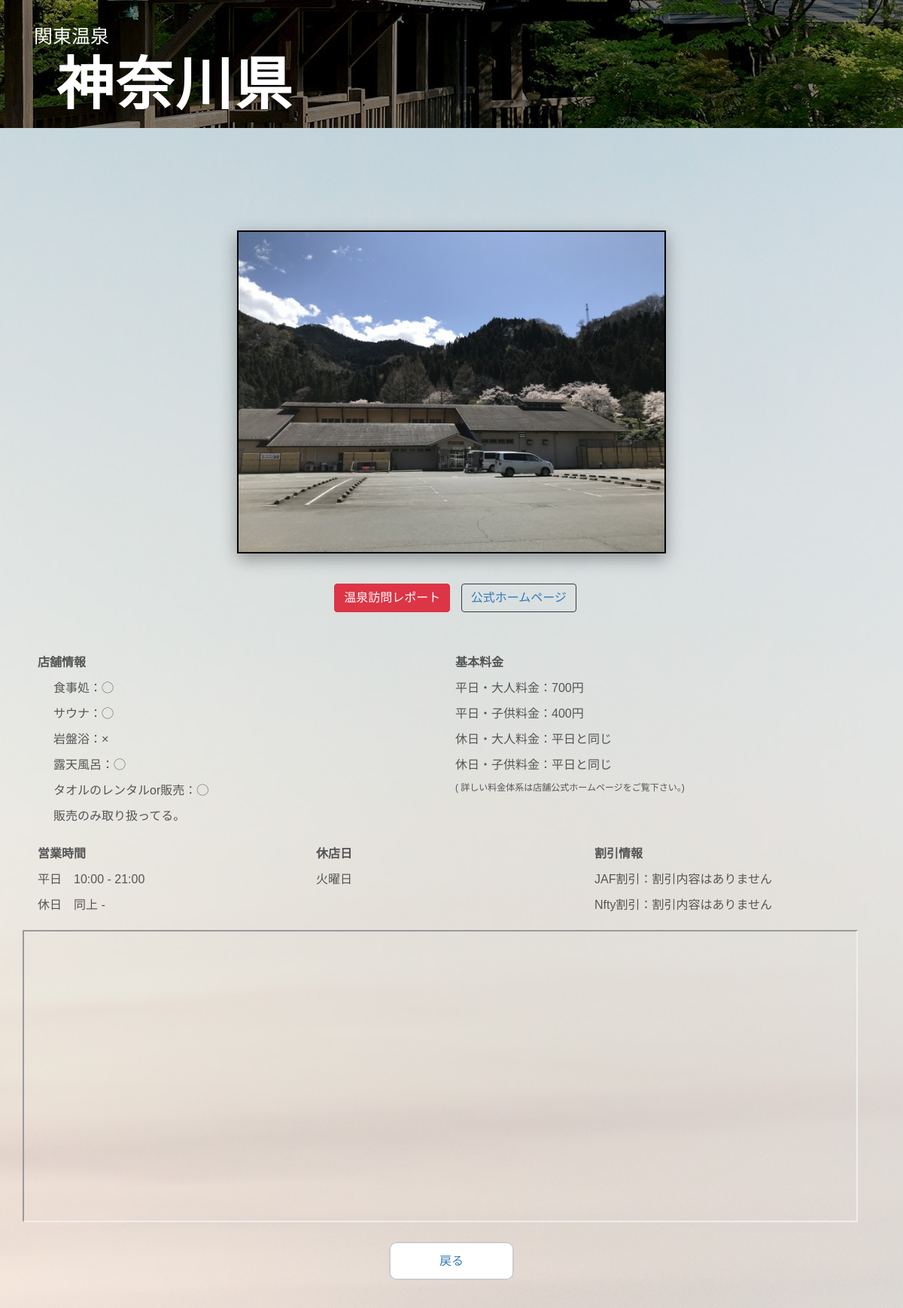
Screenshot of /detail.php?id=1 with the database file from the repository.
### tables this page shows
CREATE TABLE `onsen` (
  `id` int(11) NOT NULL,
  `name` varchar(1000) DEFAULT NULL,
  `map` varchar(1000) DEFAULT NULL,
  `picture_id` int(10) DEFAULT NULL,
  `prefecture` varchar(10) DEFAULT NULL,
  `p_id` int(10) DEFAULT NULL,
  `adress` varchar(1000) DEFAULT NULL,
  `eat` varchar(10) DEFAULT NULL,
  `sauna` varchar(10) DEFAULT NULL,
  `towel` varchar(10) DEFAULT NULL,
  `towel_text` varchar(50) DEFAULT NULL,
  `hot_stone` varchar(10) DEFAULT NULL,
  `open_bath` varchar(10) DEFAULT NULL,
  `time_opne` time(1) DEFAULT NULL,
  `time_close` time(1) DEFAULT NULL,
  `w_time_opne` time(1) DEFAULT NULL,
  `w_time_close` time(1) DEFAULT NULL,
  `h_time_opne` time(1) DEFAULT NULL,
  `h_time_close` time(1) DEFAULT NULL,
  `w_a_fee` varchar(10) DEFAULT NULL,
  `w_c_fee` varchar(10) DEFAULT NULL,
  `h_a_fee` varchar(10) DEFAULT NULL,
  `h_c_fee` varchar(10) DEFAULT NULL,
  `close_text` varchar(50) DEFAULT NULL,
  `close` varchar(10) DEFAULT NULL,
  `jaf_url` varchar(1000) DEFAULT NULL,
  `nifty_url` varchar(1000) DEFAULT NULL,
  `onsen_url` varchar(1000) DEFAULT NULL,
  `blog_url` varchar(1000) DEFAULT NULL
);

### detail.php (the view, shortened to what this page needs)
<?php
require_once "core/dbconect.php";
require __DIR__."/function/functions.php";
$onsens = $db->prepare('SELECT * FROM onsen WHERE id=?');
$onsens->execute(array($_REQUEST['id']));
$onsen= $onsens->fetch();
$map = "1UXV_NEtZycFB5aQ4_-54dC_G6Me2rsga&ll";
$eq = "=";
$adress = $onsen['map'];
?>
<!DOCTYPE html>
<html lang="ja">
<head>
	<link rel="stylesheet" href="https://maxcdn.bootstrapcdn.com/bootstrap/4.0.0/css/bootstrap.min.css">
	<link rel="stylesheet" href="https://use.fontawesome.com/releases/v5.8.2/css/all.css">
	<link rel="stylesheet" href="animate/animate.min.css">
  <link rel="stylesheet" href="css/detail.css">
</head>
<body>
  <div class="jumbotron-fluid <?php echo prefecture($onsen['p_id']); ?>">
    <div class="container header_box">
      <div class="header_text">
        <p><a href="front.php">関東温泉</a></p>
        <h3 class="d-h3"><?php echo $onsen['prefecture']; ?></h3>
      </div>
    </div>
  </div>
  <article>
    <div class="container section1">
      <div class="row">
        <div class="col-md-6">
        </div>
        <div class="col-md-6">
        </div>
      </div>
      <p class="front-img">
        <img src="img/<?php echo $onsen['picture_id']; ?>.jpg" class="animated ">
      </p>
    </div>
    <div class="container btn_box">
      <div class="inner-btn_box">
        <button type="button" class="btn btn-outline-danger bg-danger  animated" id="blog"><a href="https://onsenfujisan.com/onsen/<?php echo $onsen['blog_url'];?>" target=”_blank”>温泉訪問レポート</button>
        <button type="button" class="btn btn-outline-dark animated"><a href="<?php echo $onsen['onsen_url'];?>" target=”_blank”>公式ホームページ</a></button>
      </div>
    </div>
    <div class="container info_section animated">
      <div class="row">
        <div class="col-12 col-md-6">
          <dl class="info_ul">
            <dt>店舗情報</dt>
            <dd>食事処：<?php echo $onsen['eat']; ?></dd>
            <dd>サウナ：<?php echo $onsen['sauna']; ?></dd>
            <dd>岩盤浴：<?php echo $onsen['hot_stone']; ?></dd>
            <dd>露天風呂：<?php echo $onsen['open_bath']; ?></dd>
            <dd>タオルのレンタルor販売：<?php echo $onsen['towel']; ?></dd>
            <dd class="text"><?php echo $onsen['towel_text']; ?></dd>
          </dl>
        </div>
        <div class="col-12 col-md-6">
          <dl class="Fee_info">
            <dt>基本料金</dt>
            <dd class="before_info">平日・大人料金：<?php echo $onsen['w_a_fee'],"円"; ?></dd>
            <dd class="before_info">平日・子供料金：<?php echo $onsen['w_c_fee'],"円"; ?></dd>
            <dd class="after_info">休日・大人料金：<?php fee($onsen['h_a_fee']); ?>
            </dd>
            <dd class="after_info">休日・子供料金：<?php fee($onsen['h_c_fee']); ?>
            </dd>
            <span class="info_text">( 詳しい料金体系は店舗公式ホームページをご覧下さい。)</span>
          </dl>
        </div>
      </div>
    </div>
    <div class="container under-info_section animated">
      <div class="row">
        <div class="col-12 col-md-4">
          <dl class="open_time">
            <dt>営業時間</dt>
            <dd class="open_weekday">平日　<?php echo  openclose($onsen['time_opne']); ?> - <?php echo  openclose($onsen['time_close']); ?></dd>
            <dd class="open_holiday">休日　<?php Opnetimes($onsen['w_time_opne'],$onsen['h_time_opne']); ?>  -  <?php Closetime($onsen['w_time_close'],$onsen['h_time_close']); ?>
            </dd>
          </dl>
        </div>
        <div class="col-12 col-md-4">
          <dl class="holiday">
            <dt>休店日</dt>
            <dd><?php echo $onsen['close']; ?></dd>
            <dd class="text"><?php echo $onsen['close_text']; ?></dd>
          </dl>
        </div>
        <div class="col-12 col-md-4">
          <dl class="dis_info">
            <dt>割引情報</dt>
            <dd class="jaf">JAF割引：<?php jaf($onsen['jaf_url']); ?>
            </dd>
            <dd class="nifty">Nfty割引：<?php nifty($onsen['nifty_url']); ?>
            </dd>
          </dl>
        </div>
        <div class="map">
          <iframe src=https://www.google.com/maps/d/embed?mid<?php echo $eq,$map,$eq,$adress; ?>></iframe>
        </div>
      </div>
    </div>
    <div class="return">
      <a href="front.php">戻る</a>
    </div>
  </article>
</body>
</html>

### css/detail.css (style rules this page uses)
body { color:#555; font-family: 'Hiragino Kaku Gothic Pro','ヒラギノ角ゴ Pro W3','メイリオ',Meiryo,'ＭＳ Ｐゴシック',sans-serif; }
a { color: #337AB6; }
article { width: 100%; background-image: url(../img/back2.jpg); background-position: center; }
.row { width:100%; }
img { width: 50%; box-shadow: 0 7px 21px rgba(0, 0, 0, 0.36); border: 2px solid #000; }
dt { margin-right: 10px; font-weight: bold; padding: 5px; }
dd { margin-bottom: 0; padding: 5px 10px 5px 5px; }
.kanagawa { background-image:linear-gradient(rgba(0, 0, 0, 0.5), rgba(0, 0, 0, 0.5)), url(../img/a.jpg); height: 170px; background-position: center; }
.header_box { margin: 0 auto; position: relative; top: 30px; }
.header_text { color:#fff; }
.header_text p { margin-bottom: 0; font-size: 25px; }
.header_text a { color: #fff; }
.d-h3 { margin-left: 30px; letter-spacing: 3px; font-size:76px; font-family: "Hiragino Sans","ヒラギノ角ゴシック"; font-weight: 600; opacity:1; }
.section1 { text-align: center; }
.front-img { width: 100%; margin: 0 auto; text-align: center; }
.info_ul { padding-left: 0; }
.open_time dd { display: flex; }
.section1 { padding: 50px 0 40px; }
.info_section { margin-top: 50px; }
.info_text { font-size: 12px!important; padding-left: 5px; }
.info_ul > dd { margin-left: 13px; padding-left: 13px; }
.inner-btn_box { text-align: center; }
.btn { margin-left: 10px; }
.text { border: none!important; }
#blog a { color: white; }
.return { text-align: center; display:block; margin: 40px auto 0; padding-bottom: 50px; }
.return a { padding: 15px 65px; border-radius: 10px; border: 2px solid #ccc; background-color: white; }
.map { position:relative; width:100%; height:0; padding-top:35%; }
.map iframe { position:absolute; top:0; left:0; width:100%; height:100%; }

### rows the page displays
onsen: prefecture "神奈川県", eat "◯", sauna "◯", hot_stone "×", open_bath "◯", towel "◯", towel_text "販売のみ取り扱ってる。", w_a_fee "700", w_c_fee "400", time_opne "10:00", time_close "21:00", close "火曜日"
